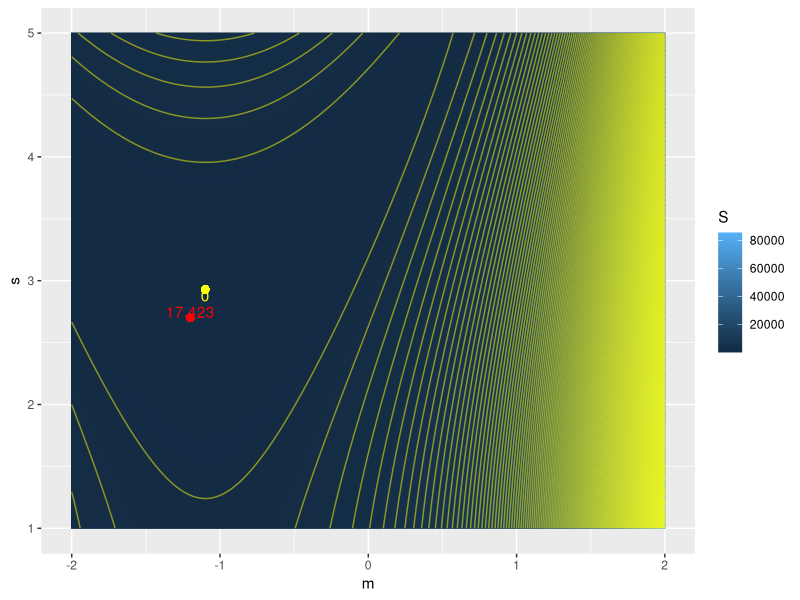
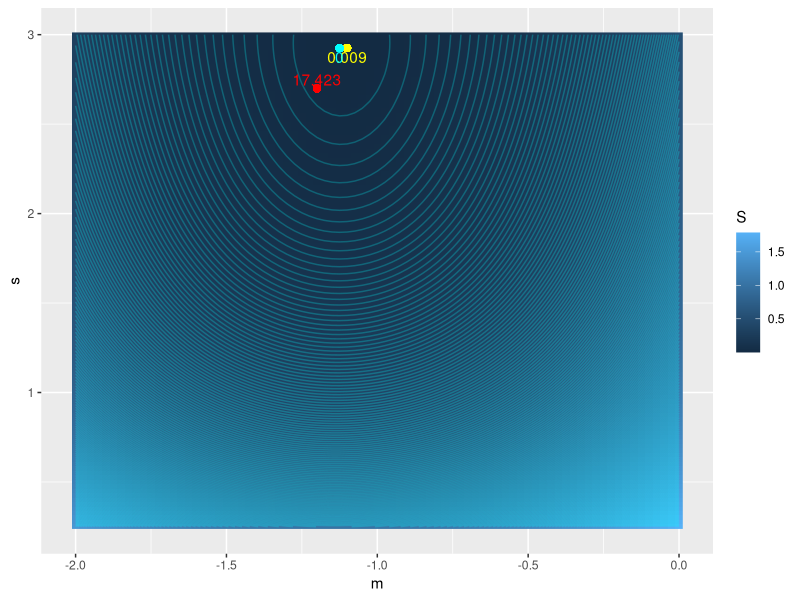

These charts were generated, in order, by the following R code: (Note: a time limit stopped this script after it produced the figures.)
#' Продивнутая эконометрика (апрель-июнь 2022)
#' Компьютерная практика - 1
#' 
#'                       ------------------------- 
#'                      |       26.04.2022        |
#'                      |                         |
#'                      |  ПЕРВОЕ ПРИМЕНЕНИЕ ОММ  |
#'                       ------------------------- 

# УСТАНОВКА ПАКЕТОВ ===========================================================
# instal.packages(
#   c(
#     "ggplot2",
#     "dplyr",
#     "tidyr",
#     "lubridate",
#     "stats"
#   )
# )

# ПАКЕТЫ ======================================================================
#' для графики
library(dplyr)
library(tidyr)
library(ggplot2)
library(lubridate)

# ОПИСАНИЕ МОДЕЛИ =============================================================
#' исходная модель:
#' x ~ N(mu, sigma2)
#' условия на моменты:
#' E(x-mu) = 0
#' E(x-mu)^2 = sigma2
#' E(x-mu)^3 =0
#' E(x-mu)^4 = 3sigma2^2

#' параметры:
#' q = (m, s); m - аналог mu, s - аналог sigma2

# ДАННЫЕ: часть 1 - симуляция =================================================
mu <- -1.2
sigma2 <- 2.7
n <- c(8, 20, 50, 250, 10^4)
X <- sapply(n, function(i) rnorm(i, mu, sqrt(sigma2)))

# ФУНКЦИИ =====================================================================
#' функция условий на моменты
f <- function(x,q) {
  m <- q[1]
  s <- q[2]
  c(
    x-m,
    (x-m)^2-s,
    (x-m)^3,
    (x-m)^4-3*s^2
  )
}

#' выборочное среднее условий на моменты
fbar <- function(dta,q) {
  rowMeans(sapply(dta, function(x) f(x,q)))
}

#' целевая функция ОММ
Sn <- function(dta,q,Wn) {
  fbar_vec <- fbar(dta,q)
  (matrix(fbar_vec, nrow=1) %*% Wn %*% matrix(fbar_vec, ncol=1))[1,1]
}

#' целевая функция первого шага эффективного ОММ
SnI <- function(dta,q){Sn(dta,q,diag(c(1,1,1,1)))}

# ПРИНЦИП ОММ - ГРАФИЧЕСКАЯ ИЛЛЮСТРАЦИЯ =======================================
#' сетка для значений параметров
m_grid <- seq(-2, 2, by = 0.01)
s_grid <- seq(1, 5, by = 0.01)
q_grid <- expand.grid(m_grid, s_grid)

#' анализ SnI для одной из выборок
i <- 3
SnI_on_grid <- 
  q_grid %>% 
  rename(
    m = Var1,
    s = Var2
  ) %>% 
  group_by(
    m,
    s
  ) %>% 
  mutate(
    S = SnI(X[[i]], c(m,s))
  )

SnI_on_grid %>% 
  ggplot() +
  geom_raster(
    aes(
      x = m,
      y = s,
      fill = S
    )
  ) +
  geom_contour(
    aes(
      x = m,
      y = s,
      z = S
    ),
    bins = 200,
    color = "yellow",
    alpha = 0.5
  ) +
  geom_point(
    aes(
      x = mu,
      y = sigma2
    ),
    size=2,
    color = "red"
  ) + 
  geom_point(
    aes(
      x = SnI_on_grid$m[which.min(SnI_on_grid$S)],
      y = SnI_on_grid$s[which.min(SnI_on_grid$S)]
    ),
    color = "yellow",
    size = 2
  ) + 
  annotate(
    "text",
    label = floor(1000*min(SnI_on_grid$S))/1000,
    x = SnI_on_grid$m[which.min(SnI_on_grid$S)],
    y = SnI_on_grid$s[which.min(SnI_on_grid$S)]-0.05,
    color = "yellow"
  ) +
  annotate(
    "text",
    label = floor(1000*SnI(X[[i]],c(mu,sigma2)))/1000,
    x = mu,
    y = sigma2+0.05,
    color = "red"
  )

# ЭФФЕКТИВНЫЙ (ДВУХШАГОВЫЙ) ОММ ===============================================
#' для одной из выборок
i <- 3
m_grid <- seq(-2, 0, by = 0.025)
s_grid <- seq(0.25, 3, by = 0.025)
q_grid <- expand.grid(m_grid, s_grid)
SnI_on_grid <- 
  q_grid %>% 
  rename(
    m = Var1,
    s = Var2
  ) %>% 
  group_by(
    m,
    s
  ) %>% 
  mutate(
    S = SnI(X[[i]], c(m,s))
  )

#' оценка первого шага
q1 <- c(m = SnI_on_grid$m[which.min(SnI_on_grid$S)],
        s = SnI_on_grid$s[which.min(SnI_on_grid$S)])

#' оценка оптимальной весовой матрицы
Wnopt <- solve(n[i]^-1 * crossprod(t(sapply(X[[i]],function(x) f(x,q1)))))

#' целевая функция второго шага
SnII <- function(dta,q) {Sn(dta,q,Wnopt)}

#' графическая "оптимизация"
SnII_on_grid <- 
  q_grid %>% 
  rename(
    m = Var1,
    s = Var2
  ) %>% 
  group_by(
    m,
    s
  ) %>% 
  mutate(
    S = SnII(X[[i]], c(m,s))
  )

SnII_on_grid %>% 
  ggplot() +
  geom_raster(
    aes(
      x = m,
      y = s,
      fill = S
    )
  ) +
  geom_contour(
    aes(
      x = m,
      y = s,
      z = S
    ),
    bins = 200,
    color = "cyan",
    alpha = 0.25
  ) +
  geom_point(
    aes(
      x = mu,
      y = sigma2
    ),
    size=2,
    color = "red"
  ) + 
  geom_point(
    aes(
      x = SnI_on_grid$m[which.min(SnI_on_grid$S)],
      y = SnI_on_grid$s[which.min(SnI_on_grid$S)]
    ),
    color = "yellow",
    size = 2
  ) + 
  geom_point(
    aes(
      x = SnII_on_grid$m[which.min(SnII_on_grid$S)],
      y = SnII_on_grid$s[which.min(SnII_on_grid$S)]
    ),
    color = "cyan",
    size = 2
  ) + 
  annotate(
    "text",
    label = floor(1000*min(SnI_on_grid$S))/1000,
    x = SnI_on_grid$m[which.min(SnI_on_grid$S)],
    y = SnI_on_grid$s[which.min(SnI_on_grid$S)]-0.05,
    color = "yellow"
  ) +
  annotate(
    "text",
    label = floor(1000*min(SnII_on_grid$S))/1000,
    x = SnII_on_grid$m[which.min(SnII_on_grid$S)],
    y = SnII_on_grid$s[which.min(SnII_on_grid$S)]-0.05,
    color = "cyan"
  ) +
  annotate(
    "text",
    label = floor(1000*SnI(X[[i]],c(mu,sigma2)))/1000,
    x = mu,
    y = sigma2+0.05,
    color = "red"
  )

# ДАННЫЕ: часть 2 - доходность финансового актива =============================
dta <- 
  read.csv(
    "SBERP_180101_201231.csv",
    sep = ";",
    header = TRUE
  ) %>% 
  rename(
    DATE = X.DATE.,
    TIME = X.TIME.,
    CLOSE = X.CLOSE.
  ) %>% 
  mutate(
    DATETIME = as_datetime(paste(DATE,TIME), format = "%d/%m/%y %H:%M"),
    RETURN =log(CLOSE/lag(CLOSE)),
  ) %>% 
  select(
    DATETIME,
    CLOSE,
    RETURN
  ) %>% 
  filter(
    complete.cases(.)
  )

dta <-
  dta %>% 
  mutate(
    NORMAL = sapply(RETURN, function(r) dnorm(r, mean(dta$RETURN), sd(dta$RETURN)))
  )

#' обзор
dta %>% 
  select(
    -NORMAL
  ) %>% 
  pivot_longer(
    -DATETIME,
    values_to = "VALUE",
    names_to = "SERIES"
  ) %>% 
  ggplot() +
  geom_line(
    aes(
      x = DATETIME,
      y = VALUE,
      group = SERIES
    )
  ) + 
  facet_wrap(
    .~SERIES,
    scales = "free_y"
  )

dta %>%
  ggplot() +
  geom_density(
    aes(
      x = RETURN
    ),
    size = 1.2
  ) +
  geom_line(
    aes(
      x = RETURN,
      y = NORMAL
    ),
    color = "red",
    size = 1.1,
    alpha = 0.5
  ) + 
  scale_x_continuous(
    limits = c(-0.015,0.015)
  ) +
  scale_y_continuous(
    name = "DENSITY"
  )

#dta <- dta %>% filter(DATETIME >= "2020-10-01")

## Эффективный ОММ ============================================================
# ЭФФЕКТИВНЫЙ (ДВУХШАГОВЫЙ) ОММ ===============================================
#' для одной из выборок
m_grid <- seq(-0.001, 0.001, by = 0.0001)
s_grid <- seq(10^(-6), 10^(-5), by = 10^(-7))
q_grid <- expand.grid(m_grid, s_grid)
SnI_on_grid <- 
  q_grid %>% 
  rename(
    m = Var1,
    s = Var2
  ) %>% 
  group_by(
    m,
    s
  ) %>% 
  mutate(
    S = SnI(dta$RETURN, c(m,s))
  )

#' оценка первого шага
q1 <- c(m = SnI_on_grid$m[which.min(SnI_on_grid$S)],
        s = SnI_on_grid$s[which.min(SnI_on_grid$S)])

#' оценка оптимальной весовой матрицы
Wnopt <- solve(nrow(dta)^-1 * crossprod(t(sapply(dta$RETURN,function(x) f(x,q1)))))

#' целевая функция второго шага
SnII <- function(dta,q) {Sn(dta,q,Wnopt)}

#' графическая "оптимизация"
SnII_on_grid <- 
  q_grid %>% 
  rename(
    m = Var1,
    s = Var2
  ) %>% 
  group_by(
    m,
    s
  ) %>% 
  mutate(
    S = SnII(dta$RETURN, c(m,s))
  )

SnII_on_grid %>% 
  ggplot() +
  geom_raster(
    aes(
      x = m,
      y = s,
      fill = S
    )
  ) +
  geom_contour(
    aes(
      x = m,
      y = s,
      z = S
    ),
    bins = 100,
    color = "cyan",
    alpha = 0.25
  ) +
  geom_point(
    aes(
      x = SnI_on_grid$m[which.min(SnI_on_grid$S)],
      y = SnI_on_grid$s[which.min(SnI_on_grid$S)]
    ),
    color = "yellow",
    size = 2
  ) + 
  geom_point(
    aes(
      x = SnII_on_grid$m[which.min(SnII_on_grid$S)],
      y = SnII_on_grid$s[which.min(SnII_on_grid$S)]
    ),
    color = "cyan",
    size = 2
  ) + 
  annotate(
    "text",
    label = floor(10^6*SnII_on_grid$S[which.min(SnI_on_grid$S)])/10^6,
    x = SnI_on_grid$m[which.min(SnI_on_grid$S)],
    y = SnI_on_grid$s[which.min(SnI_on_grid$S)],
    color = "yellow"
  ) +
  annotate(
    "text",
    label = floor(10^6*min(SnII_on_grid$S))/10^6,
    x = SnII_on_grid$m[which.min(SnII_on_grid$S)],
    y = SnII_on_grid$s[which.min(SnII_on_grid$S)],
    color = "cyan"
  )

## Проверка модели: J-тест ====================================================
J <- min(SnII_on_grid$S)*nrow(dta)
J_critical <- qchisq(0.95, 4-2)
P_value <- 1 - pchisq(J,4-2)
